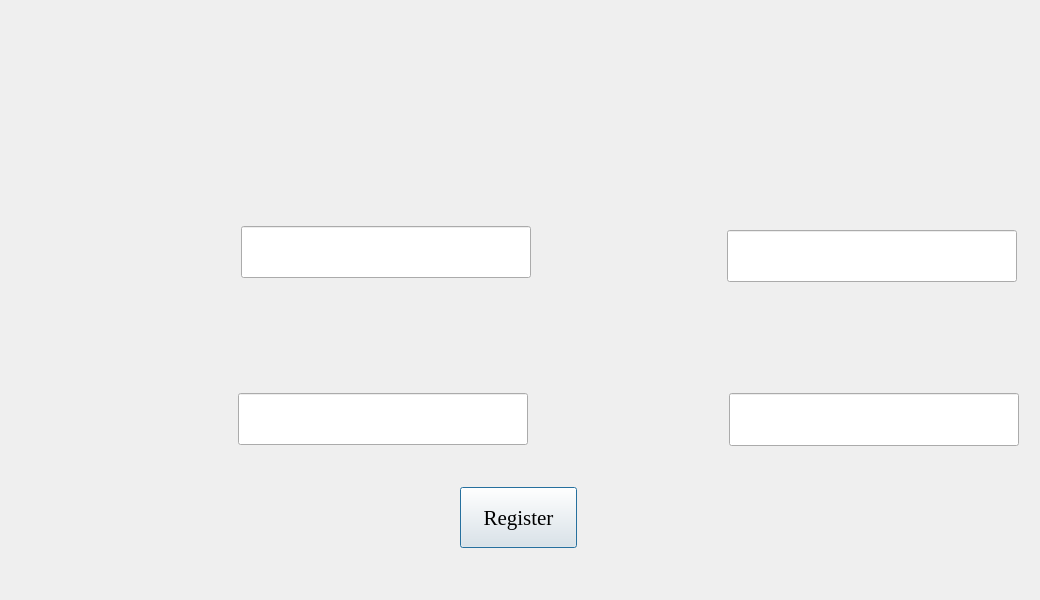
<?xml version="1.0" encoding="UTF-8"?>
<ui version="4.0">
 <class>reg</class>
 <widget class="QDialog" name="reg">
  <property name="geometry">
   <rect>
    <x>0</x>
    <y>0</y>
    <width>1040</width>
    <height>600</height>
   </rect>
  </property>
  <property name="windowTitle">
   <string>Dialog</string>
  </property>
  <widget class="QWidget" name="widget" native="true">
   <property name="geometry">
    <rect>
     <x>0</x>
     <y>0</y>
     <width>1040</width>
     <height>600</height>
    </rect>
   </property>
   <property name="styleSheet">
    <string notr="true">QWidget#widget{
	background-image: url(:/bg/register.jpeg);}</string>
   </property>
   <widget class="QLineEdit" name="name">
    <property name="geometry">
     <rect>
      <x>241</x>
      <y>226</y>
      <width>290</width>
      <height>52</height>
     </rect>
    </property>
    <property name="font">
     <font>
      <family>Times New Roman</family>
      <pointsize>16</pointsize>
     </font>
    </property>
   </widget>
   <widget class="QLineEdit" name="contact">
    <property name="geometry">
     <rect>
      <x>238</x>
      <y>393</y>
      <width>290</width>
      <height>52</height>
     </rect>
    </property>
    <property name="font">
     <font>
      <family>Times New Roman</family>
      <pointsize>16</pointsize>
     </font>
    </property>
   </widget>
   <widget class="QLineEdit" name="email">
    <property name="geometry">
     <rect>
      <x>727</x>
      <y>230</y>
      <width>290</width>
      <height>52</height>
     </rect>
    </property>
    <property name="font">
     <font>
      <family>Times New Roman</family>
      <pointsize>16</pointsize>
     </font>
    </property>
   </widget>
   <widget class="QLineEdit" name="password">
    <property name="geometry">
     <rect>
      <x>729</x>
      <y>393</y>
      <width>290</width>
      <height>53</height>
     </rect>
    </property>
    <property name="font">
     <font>
      <family>Times New Roman</family>
      <pointsize>16</pointsize>
     </font>
    </property>
    <property name="echoMode">
     <enum>QLineEdit::Password</enum>
    </property>
   </widget>
   <widget class="QPushButton" name="regbtn">
    <property name="geometry">
     <rect>
      <x>460</x>
      <y>487</y>
      <width>117</width>
      <height>61</height>
     </rect>
    </property>
    <property name="font">
     <font>
      <family>Times New Roman</family>
      <pointsize>16</pointsize>
     </font>
    </property>
    <property name="text">
     <string>Register</string>
    </property>
   </widget>
  </widget>
 </widget>
 <resources>
  <include location="images.qrc"/>
 </resources>
 <connections/>
</ui>
